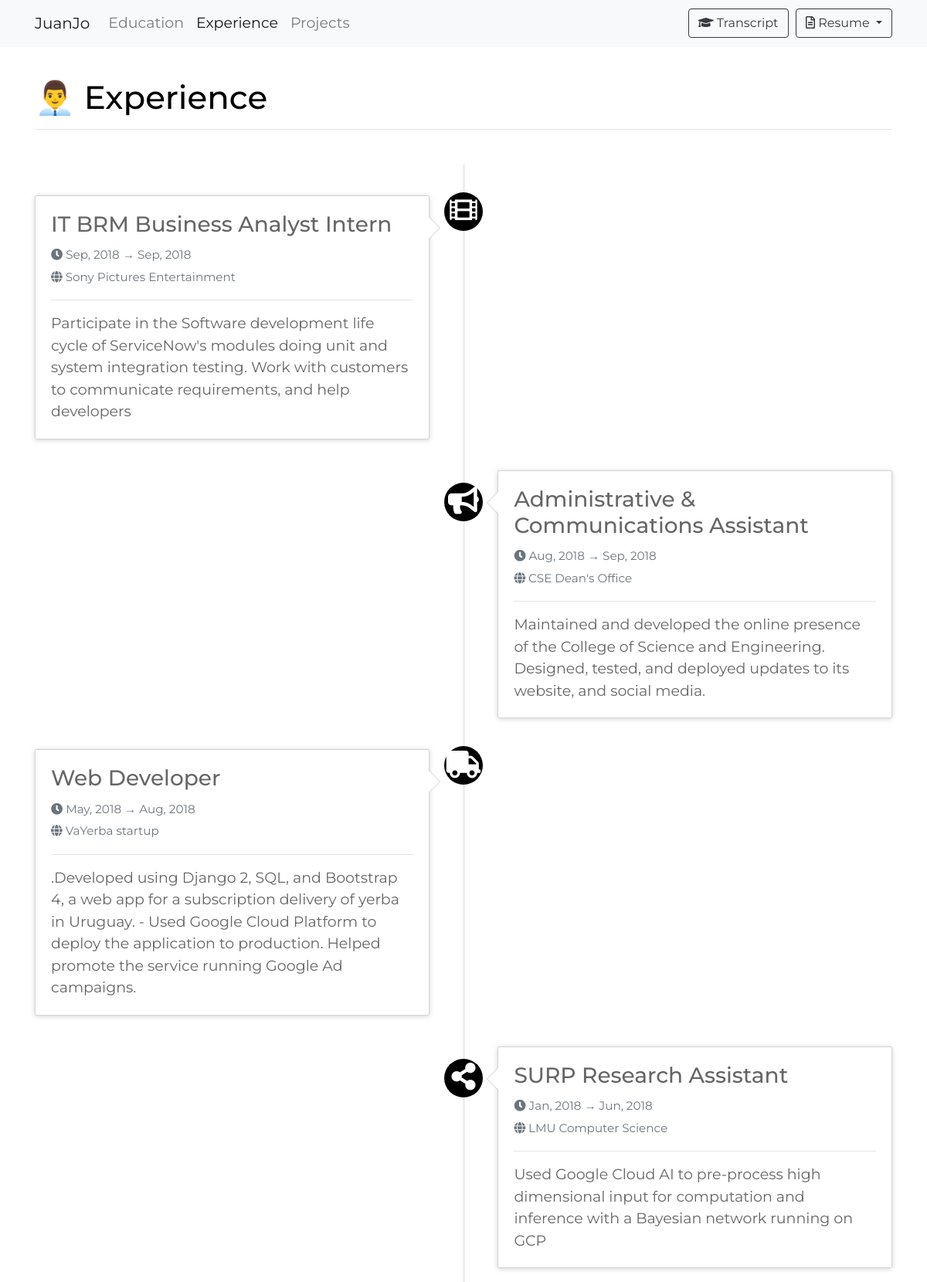
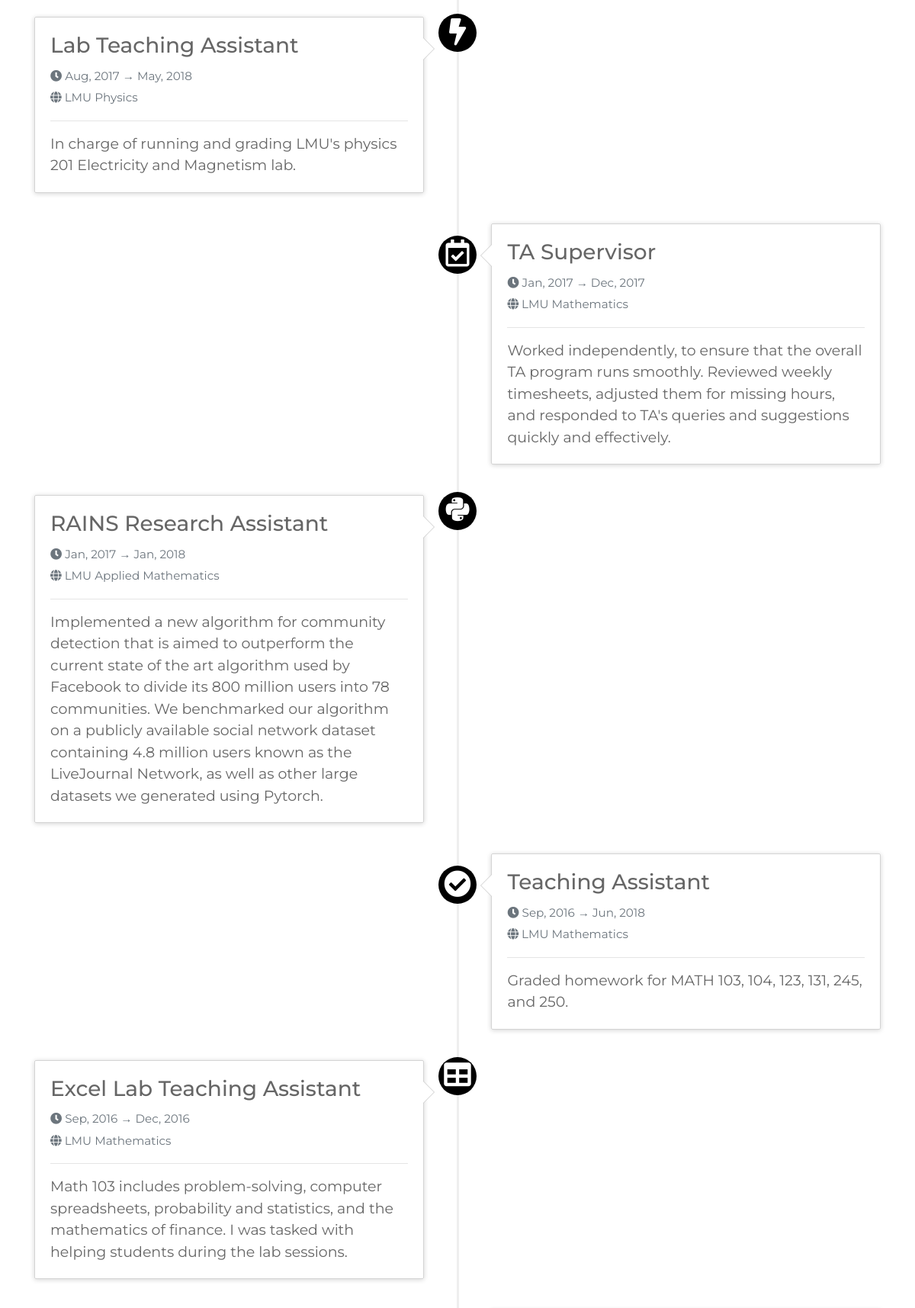
Screenshot of /experience (upper part) with the database file from the repository (2 pictures, top to bottom).
### portfolio/models.py (models this page shows, shortened)
class Experience(models.Model):
    title = models.CharField(max_length=64)
    content = models.TextField()
    from_date = models.DateField()
    to_date = models.DateField()
    location = models.CharField(max_length=32)
    icon = models.CharField(max_length=32, default="fas fa-sun")

### portfolio/views.py (the view)
# urls.py: path("experience", views.experience, name='experience'),
def experience(request):
    context = {
        "experiences": Experience.objects.order_by('from_date').reverse(),
        "nbar": "experience"
    }
    return render(request, "portfolio/experience.html", context)

### portfolio/templates/portfolio/experience.html
{% extends "portfolio/navbar.html" %}
{% block title %}👨‍💼 Experience{% endblock %}
{% block content %}
    <ul class="timeline">
    {% for experience in experiences %}
      <li class="timeline{% if forloop.counter|divisibleby:2 %}-inverted{% endif %}">
        <div class="timeline-badge primary"><i class="{{ experience.icon }} fa-lg"></i></div>
        <div class="timeline-panel">
            <div class="timeline-heading">
              <h3 class="timeline-title">{{ experience.title }}</h3>
              <p>
                <small class="text-muted"><i class="fas fa-clock"></i> {{ experience.from_date|date:'M, Y' }} → {{ experience.to_date|date:'M, Y' }}</small><br>
                <small class="text-muted"><i class="fas fa-globe"></i> {{ experience.location }} </small>
              </p>
              <hr>
            </div>
            <div class="timeline-body">
              <p>{{ experience.content }}</p>
            </div>
        </div>
    </li>
    {% endfor %}
  </ul>
{% endblock %}

### portfolio/static/portfolio/styles.css (style rules this page uses)
html { position: relative; min-height: 100%; }
body { font-family: montserrat, sans-serif; font-size: 19px; color: #666666; margin-bottom: 60px; }

### portfolio/static/portfolio/timeline.css (style rules this page uses)
.timeline { list-style: none; padding: 20px 0 20px; position: relative; }
.timeline:before { top: 0; bottom: 0; position: absolute; content: " "; width: 3px; background-color: #eeeeee; left: 50%; margin-left: -1.5px; }
.timeline > li { margin-bottom: 20px; position: relative; }
.timeline > li:before, .timeline > li:after { content: " "; display: table; }
.timeline > li:after { clear: both; }
.timeline > li > .timeline-panel { width: 46%; float: left; border: 1px solid #d4d4d4; border-radius: 2px; padding: 20px; position: relative; -webkit-box-shadow: 0 1px 6px rgba(0, 0, 0, 0.175); box-shadow: 0 1px 6px rgba(0, 0, 0, 0.175); }
.timeline > li > .timeline-panel:before { position: absolute; top: 26px; right: -15px; display: inline-block; border-top: 15px solid transparent; border-left: 15px solid #ccc; border-right: 0 solid #ccc; border-bottom: 15px solid transparent; content: " "; }
.timeline > li > .timeline-panel:after { position: absolute; top: 27px; right: -14px; display: inline-block; border-top: 14px solid transparent; border-left: 14px solid #fff; border-right: 0 solid #fff; border-bottom: 14px solid transparent; content: " "; }
.timeline > li > .timeline-badge { color: #fff; width: 50px; height: 50px; line-height: 50px; font-size: 1.4em; text-align: center; position: absolute; top: 16px; left: 50%; margin-left: -25px; background-color: #999999; z-index: 100; border-top-right-radius: 50%; border-top-left-radius: 50%; border-bottom-right-radius: 50%; border-bottom-left-radius: 50%; }
.timeline > li.timeline-inverted > .timeline-panel { float: right; }
.timeline > li.timeline-inverted > .timeline-panel:before { border-left-width: 0; border-right-width: 15px; left: -15px; right: auto; }
.timeline > li.timeline-inverted > .timeline-panel:after { border-left-width: 0; border-right-width: 14px; left: -14px; right: auto; }
.timeline-badge.primary { background-color: black !important; }
.timeline-title { margin-top: 0; color: inherit; }
.timeline-body > p, .timeline-body > ul { margin-bottom: 0; }

### rows the page displays
Experience: title "IT BRM Business Analyst Intern", from_date "Sep, 2018", to_date "Sep, 2018", location "Sony Pictures Entertainment", content "Participate in the Software development life cycle of ServiceNow's modules doing unit and system integration testing. Work with customers to communicate requirements, and help developers"
Experience: title "Administrative & Communications Assistant", from_date "Aug, 2018", to_date "Sep, 2018", location "CSE Dean's Office", content "Maintained and developed the online presence of the College of Science and Engineering. Designed, tested, and deployed updates to its website, and social media."
Experience: title "Web Developer", from_date "May, 2018", to_date "Aug, 2018", location "VaYerba startup", content ".Developed using Django 2, SQL, and Bootstrap 4, a web app for a subscription delivery of yerba in Uruguay. - Used Google Cloud Platform to deploy the application to production. Helped promote the service running Google Ad campaigns."
Experience: title "SURP Research Assistant", from_date "Jan, 2018", to_date "Jun, 2018", location "LMU Computer Science", content "Used Google Cloud AI to pre-process high dimensional input for computation and inference with a Bayesian network running on GCP"
Experience: title "Lab Teaching Assistant", from_date "Aug, 2017", to_date "May, 2018", location "LMU Physics", content "In charge of running and grading LMU's physics 201 Electricity and Magnetism lab."
Experience: title "TA Supervisor", from_date "Jan, 2017", to_date "Dec, 2017", location "LMU Mathematics", content "Worked independently, to ensure that the overall TA program runs smoothly. Reviewed weekly timesheets, adjusted them for missing hours, and responded to TA's queries and suggestions quickly and effectively."
Experience: title "RAINS Research Assistant", from_date "Jan, 2017", to_date "Jan, 2018", location "LMU Applied Mathematics", content "Implemented a new algorithm for community detection that is aimed to outperform the current state of the art algorithm used by Facebook to divide its 800 million users into 78 communities. We benchmarked our algorithm on a publicly available social network dataset containing 4.8 million users known as the LiveJournal Network, as well as other large datasets we generated using Pytorch."
Experience: title "Teaching Assistant", from_date "Sep, 2016", to_date "Jun, 2018", location "LMU Mathematics", content "Graded homework for MATH 103, 104, 123, 131, 245, and 250."
Experience: title "Excel Lab Teaching Assistant", from_date "Sep, 2016", to_date "Dec, 2016", location "LMU Mathematics", content "Math 103 includes problem-solving, computer spreadsheets, probability and statistics, and the mathematics of finance. I was tasked with helping students during the lab sessions."
